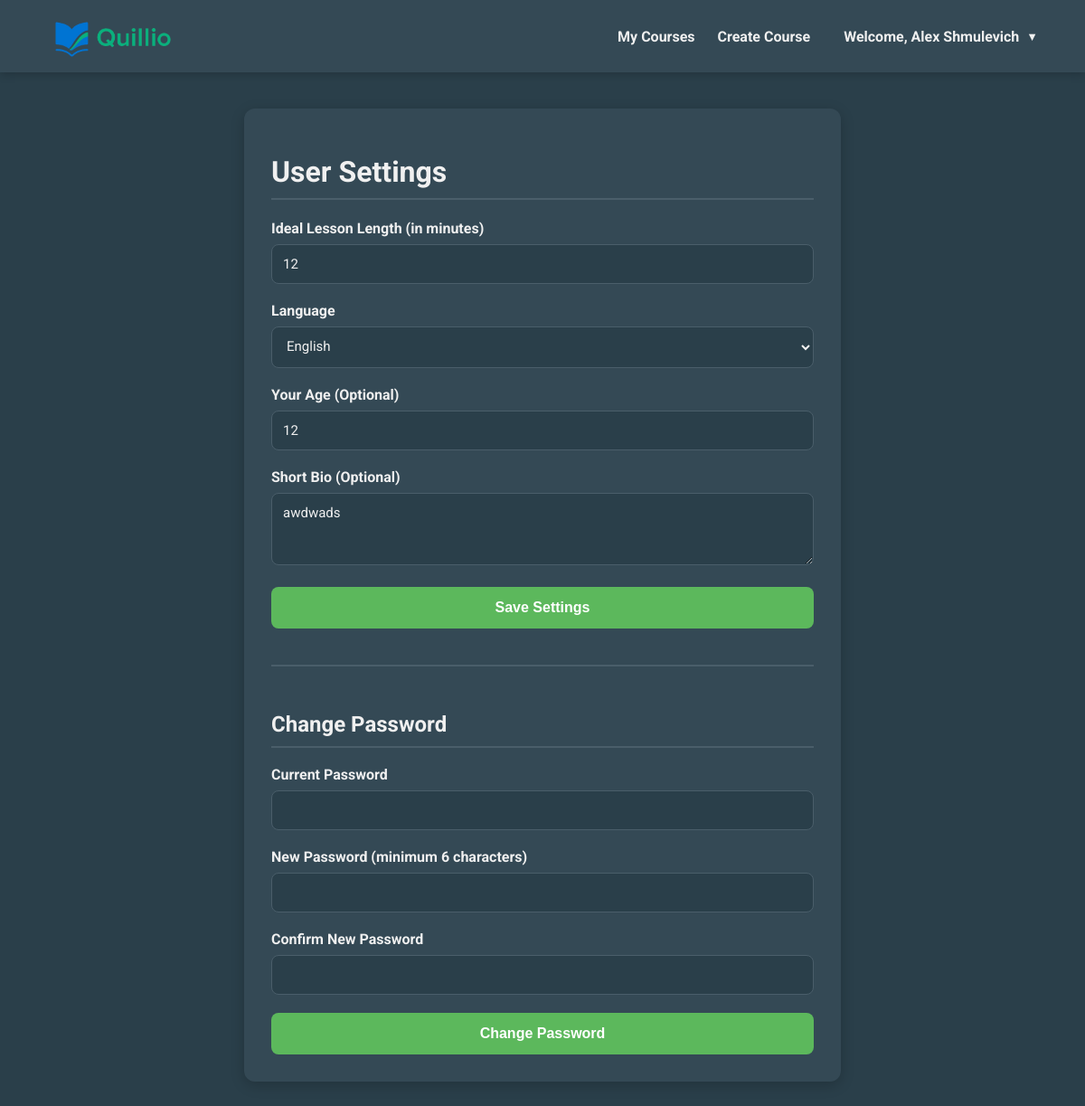
The page /settings (signed in) on the database its author committed.
### app/models.py (models this page shows, shortened)
class User(UserMixin, db.Model):
    __tablename__ = 'users'
    id = db.Column(GUID(), primary_key=True, default=uuid.uuid4)
    email = db.Column(db.String(120), unique=True, nullable=False)
    password_hash = db.Column(db.String(256), nullable=False)
    full_name = db.Column(db.String(120), nullable=True)
    preferred_lesson_length = db.Column(db.Integer, nullable=False, default=15)
    language = db.Column(db.String(10), nullable=False, default='english')
    age = db.Column(db.Integer, nullable=True)
    bio = db.Column(db.Text, nullable=True)
    tokens_used = db.Column(db.Integer, nullable=False, default=0)
    is_verified = db.Column(db.Boolean, nullable=False, default=False)
    verification_token = db.Column(db.String(100), nullable=True)
    token_expires_at = db.Column(db.DateTime, nullable=True)
    reset_token = db.Column(db.String(100), unique=True, nullable=True)
    reset_token_expires = db.Column(db.DateTime, nullable=True)
    is_quillio_admin = db.Column(db.Boolean, nullable=False, default=False)
    @property
    def is_admin(self):
        return self.is_quillio_admin

### app/routes/course_routes.py (the view, shortened to what this page needs)
@course_bp.route('/settings', methods=['GET', 'POST'])
@login_required
def settings():
    return render_template('settings.html')

### app/configuration.py (called while the page is built)
@app.context_processor
def inject_csrf_token():
    return dict(csrf_token=generate_csrf())

@app.context_processor
def inject_utility_functions():
    return dict(math=math, shorten_title=shorten_title)

### app/models.py (called while the page is built)
@login_manager.user_loader
def load_user(user_id):
    return User.query.get(user_id)

    def process_bind_param(self, value, dialect):
        if value is None:
            return None
        if isinstance(value, str):
            try:
                if len(value) == 32 and all(c in '0123456789abcdef' for c in value.lower()):
                    value = uuid.UUID(hex=value)
                else:
                    value = uuid.UUID(value)
            except (ValueError, AttributeError):
                return value
        if isinstance(value, uuid.UUID):
            if dialect.name == 'postgresql':
                return str(value)
            return "%.32x" % value.int
        return value

    def process_result_value(self, value, dialect):
        if value is None:
            return value
        if isinstance(value, uuid.UUID):
            return value
        if isinstance(value, str) and len(value) == 32 and all(c in '0123456789abcdef' for c in value.lower()):
            return uuid.UUID(hex=value)
        try:
            return uuid.UUID(str(value))
        except (ValueError, AttributeError, TypeError):
            return value

### templates/settings.html (shortened to what this page needs)
{% extends "base.html" %}
{% block content %}
{% set lang = current_user.language %}
<div class="container">
    <h1>{% if lang == 'russian' %}Настройки пользователя{% else %}User Settings{% endif %}</h1>
    <form method="POST" action="{{ url_for('course.settings') }}">
        <label for="lesson_length">{% if lang == 'russian' %}Идеальная длина урока (в минутах){% else %}Ideal Lesson Length (in minutes){% endif %}</label>
        <input type="number" id="lesson_length" name="lesson_length" value="{{ current_user.preferred_lesson_length }}" min="5" max="60" required>
        <label for="language">{% if lang == 'russian' %}Язык{% else %}Language{% endif %}</label>
        <select id="language" name="language">
            <option value="english" {% if current_user.language == 'english' %}selected{% endif %}>English</option>
        </select>
        <label for="age">{% if lang == 'russian' %}Ваш возраст (необязательно){% else %}Your Age (Optional){% endif %}</label>
        <input type="number" id="age" name="age" value="{{ current_user.age or '' }}" min="1">
        <label for="bio">{% if lang == 'russian' %}Краткая биография (необязательно){% else %}Short Bio (Optional){% endif %}</label>
        <textarea id="bio" name="bio" rows="3" placeholder="{% if lang == 'russian' %}Расскажите немного о себе...{% else %}Tell us a little about yourself...{% endif %}">{{ current_user.bio or '' }}</textarea>
        <button type="submit">{% if lang == 'russian' %}Сохранить настройки{% else %}Save Settings{% endif %}</button>
    </form>
    <div class="password-section">
        <h2>{% if lang == 'russian' %}Изменить пароль{% else %}Change Password{% endif %}</h2>
        <form method="POST" action="{{ url_for('auth.change_password') }}" {% if not current_user.is_verified %}class="disabled-form"{% endif %}>
            <label for="current_password">{% if lang == 'russian' %}Текущий пароль{% else %}Current Password{% endif %}</label>
            <input type="password" id="current_password" name="current_password" required {% if not current_user.is_verified %}disabled{% endif %}>
            <label for="new_password">{% if lang == 'russian' %}Новый пароль (минимум 6 символов){% else %}New Password (minimum 6 characters){% endif %}</label>
            <input type="password" id="new_password" name="new_password" minlength="6" required {% if not current_user.is_verified %}disabled{% endif %}>
            <label for="confirm_password">{% if lang == 'russian' %}Подтвердите новый пароль{% else %}Confirm New Password{% endif %}</label>
            <input type="password" id="confirm_password" name="confirm_password" minlength="6" required {% if not current_user.is_verified %}disabled{% endif %}>
            <button type="submit" {% if not current_user.is_verified %}disabled{% endif %}>
                {% if lang == 'russian' %}Изменить пароль{% else %}Change Password{% endif %}
            </button>
        </form>
    </div>
</div>
{% endblock %}

### templates/base.html (shortened to what this page needs)
<!DOCTYPE html>
<html lang="en">
<head>
</head>
<body>
    {% if current_user.is_authenticated %}
    <nav class="top-nav">
        <div class="logo">
            <a href="{{ url_for('course.course_dashboard') }}">
            <img src="{{ url_for('static', filename='logo.png') }}" alt="Quillio Logo" style="height:50px; vertical-align:middle;">
            </a>
        </div>
        <div class="nav-links">
            <a href="{{ url_for('course.course_dashboard') }}">{% if current_user.language == 'russian' %}Мои курсы{% else %}My Courses{% endif %}</a>
            <a href="{{ url_for('course.home') }}">{% if current_user.language == 'russian' %}Создать курс{% else %}Create Course{% endif %}</a>
            <div class="user-dropdown" id="userDropdown">
                <div class="user-dropdown-toggle" onclick="toggleUserDropdown()">
                    {% if current_user.language == 'russian' %}Добро пожаловать, {{ current_user.full_name or current_user.email.split('@')[0] }}{% else %}Welcome, {{ current_user.full_name or current_user.email.split('@')[0] }}{% endif %}
                </div>
            </div>
        </div>
    </nav>
    {% endif %}
    <main class="page-content">
        {% block content %}{% endblock %}
    </main>
</body>
</html>

### templates/base.html (style rules this page uses)
html, body { height: 100%; overflow-x: hidden; margin: 0; padding: 0; }
body { font-family: 'Roboto', sans-serif; background: #2A3F4A; color: #F0F0F0; overflow-y: auto; min-height: 100vh; display: flex; flex-direction: column; }
.top-nav { background: #344955; padding: 15px 40px; display: flex; justify-content: space-between; align-items: center; box-shadow: 0 2px 10px rgba(0,0,0,0.2); }
.top-nav .logo a { color: #F0F0F0; font-weight: 700; font-size: 1.5em; text-decoration: none; }
.top-nav .nav-links { display: flex; align-items: center; gap: 25px; }
.top-nav .nav-links a { color: #F0F0F0; text-decoration: none; font-weight: bold; transition: color 0.3s; }
.user-dropdown { position: relative; display: inline-block; }
.user-dropdown-toggle { color: #F0F0F0; text-decoration: none; font-weight: bold; cursor: pointer; padding: 8px 12px; border-radius: 6px; transition: background-color 0.3s, color 0.3s; display: flex; align-items: center; gap: 8px; }
.user-dropdown-toggle::after { content: '▼'; font-size: 0.8em; transition: transform 0.3s; }
.page-content { padding: 40px 20px; }

### templates/settings.html (style rules this page uses)
.container { max-width: 600px; margin: auto; background: #344955; padding: 30px; border-radius: 12px; box-shadow: 0 4px 15px rgba(0,0,0,0.2); }
h1, h2 { color: #F0F0F0; border-bottom: 2px solid #4a5e6a; padding-bottom: 10px; }
label { display: block; margin-bottom: 8px; font-weight: bold; }
input[type="number"], input[type="password"], select, textarea { width: 100%; box-sizing: border-box; padding: 12px; font-size: 15px; border: 1px solid #4a5e6a; border-radius: 8px; background: #2A3F4A; color: #F0F0F0; margin-bottom: 20px; font-family: 'Roboto', sans-serif; }
button { width: 100%; padding: 14px; background: #5cb85c; border: none; color: white; font-size: 16px; font-weight: bold; border-radius: 8px; cursor: pointer; transition: background-color 0.3s ease; }
.password-section { margin-top: 40px; padding-top: 30px; border-top: 2px solid #4a5e6a; }

### rows shown on the page
User: full_name "Alex Shmulevich", lesson_length "12", language "English", age "12", bio "awdwads"
